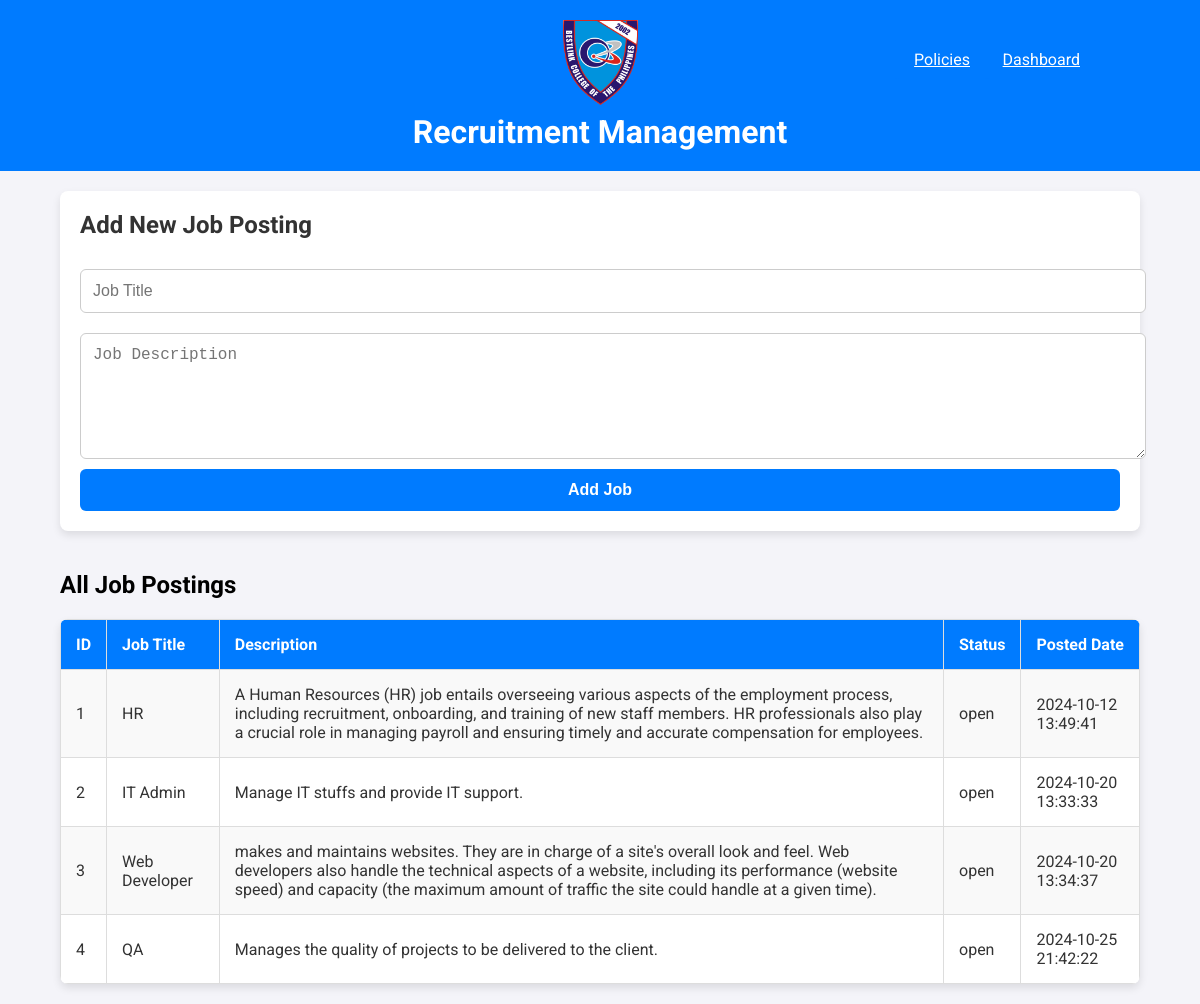
/management/recruitment-management.php (signed in), run on the app's committed database.
### tables this page shows
CREATE TABLE IF NOT EXISTS `recruitments` (
  `id` int NOT NULL AUTO_INCREMENT,
  `job_title` varchar(100) NOT NULL,
  `description` text,
  `posted_date` timestamp NULL DEFAULT CURRENT_TIMESTAMP,
  `status` enum('open','closed') DEFAULT 'open',
  PRIMARY KEY (`id`)
);

### management/recruitment-management.php (the view, shortened to what this page needs)
<?php
$db = new DBConnection();
$conn = $db->connect();
$query = "SELECT * FROM recruitments";
$result = $conn->query($query);
?>
<!DOCTYPE html>
<html lang="en">
<head>
</head>
<body>
    <h1><insert>
    <div class="logo">
    <a href="dashboard.php">
        <img src="logo300.png" alt="Logo" width= "75" height="85">
    </a>
    </div>Recruitment Management</h1>
    <div class="header-top-left">
    <a href="../dashboard.php" class="dashboard-button">Dashboard</a>
    </div>
    <div class="header-top-left">
        <a href="policies.html"class="policies-button">Policies</a>
    </div>
    <div class="container">
        <div class="form-container">
            <h2>Add New Job Posting</h2>
            <form action="recruitment-management.php" method="POST">
                <input type="text" name="job_title" placeholder="Job Title" required>
                <textarea name="description" placeholder="Job Description" required></textarea>
                <button type="submit">Add Job</button>
            </form>
        </div>
        <h2>All Job Postings</h2>
        <table>
            <tr>
                <th>ID</th>
                <th>Job Title</th>
                <th>Description</th>
                <th>Status</th>
                <th>Posted Date</th>
            </tr>
            <?php while ($row = $result->fetch_assoc()) : ?>
                <tr>
                    <td><?php echo $row['id']; ?></td>
                    <td><?php echo $row['job_title']; ?></td>
                    <td><?php echo $row['description']; ?></td>
                    <td><?php echo $row['status']; ?></td>
                    <td><?php echo $row['posted_date']; ?></td>
                </tr>
            <?php endwhile; ?>
        </table>
    </div>
</body>
</html>

### management/recruitment-management.php (style rules this page uses)
body { font-family: 'Roboto', sans-serif; margin: 0; padding: 0; background-color: #f4f4f9; }
h1 { background-color: #007bff; color: #fff; padding: 20px; margin: 0; text-align: center; }
.container { width: 90%; max-width: 1200px; margin: 20px auto; }
.form-container { background-color: #fff; padding: 20px; border-radius: 8px; box-shadow: 0 4px 8px rgba(0, 0, 0, 0.1); margin-bottom: 40px; }
.form-container h2 { margin-top: 0; margin-bottom: 20px; color: #333; }
form { display: flex; flex-direction: column; }
form input[type="text"], form textarea { width: 100%; padding: 12px; margin: 10px 0; border: 1px solid #ccc; border-radius: 6px; font-size: 1rem; }
form textarea { resize: vertical; min-height: 100px; }
button { background-color: #007bff; color: #fff; padding: 12px; border: none; border-radius: 6px; cursor: pointer; font-size: 1rem; font-weight: 600; transition: background-color 0.3s, transform 0.2s; }
table { width: 100%; border-collapse: collapse; margin-top: 20px; background-color: #fff; border-radius: 8px; overflow: hidden; box-shadow: 0 4px 8px rgba(0, 0, 0, 0.1); }
table th, table td { padding: 15px; border: 1px solid #ddd; text-align: left; font-size: 1rem; color: #333; }
table th { background-color: #007bff; color: white; }
table tr:nth-child(even) { background-color: #f9f9f9; }
.dashboard-button { display: flex; padding: 10px 20px; background-color: #007bff; color: white; border-radius: 5%; font-weight: normal; transition: background-color 0.3s; position: absolute; top: 40px; right: 100px; z-index: 1000; }
.policies-button { display: flex; padding: 10px 20px; background-color: #007bff; color: white; border-radius: 5%; font-weight: normal; transition: background-color 0.3s; position: absolute; top: 40px; right: 210px; z-index: 1000; }

### data on the page
recruitments: id "1", job_title "HR", description "A Human Resources (HR) job entails overseeing various aspects of the employment process, including recruitment, onboarding, and training of new staff members. HR professionals also play a crucial role in managing payroll and ensuring timely and accurate compensation for employees.", status "open", posted_date "2024-10-12 13:49:41"
recruitments: id "2", job_title "IT Admin", description "Manage IT stuffs and provide IT support.", status "open", posted_date "2024-10-20 13:33:33"
recruitments: id "3", job_title "Web Developer", description "makes and maintains websites. They are in charge of a site's overall look and feel. Web developers also handle the technical aspects of a website, including its performance (website speed) and capacity (the maximum amount of traffic the site could handle at a given time).", status "open", posted_date "2024-10-20 13:34:37"
recruitments: id "4", job_title "QA", description "Manages the quality of projects to be delivered to the client.", status "open", posted_date "2024-10-25 21:42:22"
